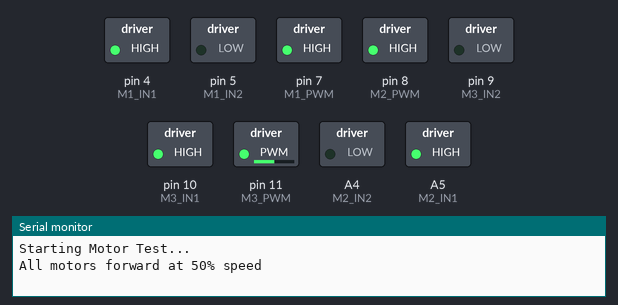
Simulated run of this sketch. Board: Arduino Uno, built with avr-gcc and run on an emulated ATmega328P. Shown: switched loads named in the sketch (green lamp = pin HIGH), the last lines printed to the serial monitor.

Above: at 0.05 s.
At 4.0 s:
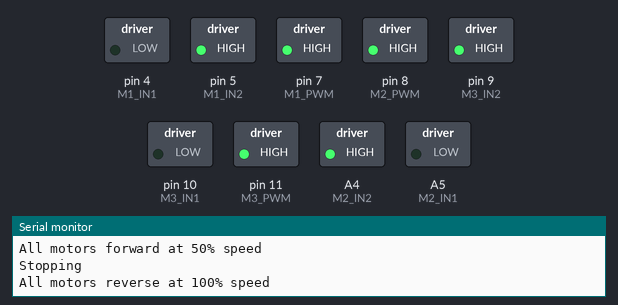
At 7.95 s:
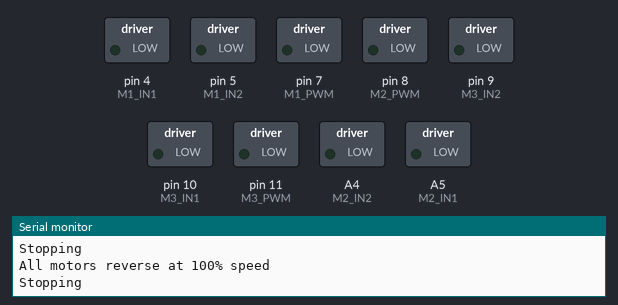
Timing chart, 0 to 10.4 s (numbered marks = the images above):
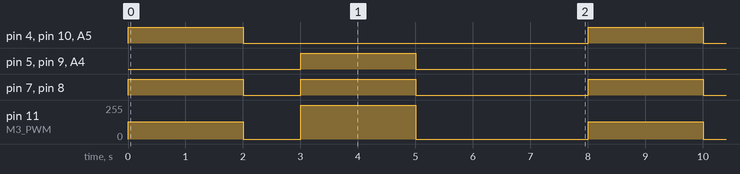

Measured:
- by itself, pin 4 (M1_IN1), pin 5 (M1_IN2), pin 9 (M3_IN2), pin 10 (M3_IN1), A4 (M2_IN2), A5 (M2_IN1): alternates HIGH for 2.0 s and LOW for 6.0 s
- by itself, pin 7 (M1_PWM), pin 8 (M2_PWM): repeats every 8.0 s: LOW 1.0 s, HIGH 2.0 s, LOW 3.0 s, HIGH 2.0 s
- by itself, pin 11 (M3_PWM): repeats every 8.0 s: 0/255 1.0 s, 255/255 2.0 s, 0/255 3.0 s, 128/255 2.0 s

The sketch:

SimpleTurn.ino
```cpp
// ==========================================
// PIN DEFINITIONS
// ==========================================

// Motor 1 (Driver 1 - Channel A)
const int M1_PWM = 7;
const int M1_IN1 = 4;
const int M1_IN2 = 5;

// Motor 2 (Driver 1 - Channel B)
const int M2_PWM = 8;
const int M2_IN1 = A5;
const int M2_IN2 = A4;

// Motor 3 (Driver 2 - Channel A)
const int M3_PWM = 11;
const int M3_IN1 = 10;
const int M3_IN2 = 9;

void setup() {
  Serial.begin(115200);
  Serial.println("Starting Motor Test...");

  // Set all motor control pins as OUTPUT
  pinMode(M1_PWM, OUTPUT);
  pinMode(M1_IN1, OUTPUT);
  pinMode(M1_IN2, OUTPUT);

  pinMode(M2_PWM, OUTPUT);
  pinMode(M2_IN1, OUTPUT);
  pinMode(M2_IN2, OUTPUT);

  pinMode(M3_PWM, OUTPUT);
  pinMode(M3_IN1, OUTPUT);
  pinMode(M3_IN2, OUTPUT);

  // Ensure all motors are stopped initially
  setMotor(1, 0);
  setMotor(2, 0);
  setMotor(3, 0);
}

void loop() {
  // --- TEST SEQUENCE ---

  Serial.println("All motors forward at 50% speed");
  setMotor(1, 128); // 128 is approx 50% of 255
  setMotor(2, 128);
  setMotor(3, 128);
  delay(2000);

  Serial.println("Stopping");
  setMotor(1, 0);
  setMotor(2, 0);
  setMotor(3, 0);
  delay(1000);

  Serial.println("All motors reverse at 100% speed");
  setMotor(1, -255);
  setMotor(2, -255);
  setMotor(3, -255);
  delay(2000);

  Serial.println("Stopping");
  setMotor(1, 0);
  setMotor(2, 0);
  setMotor(3, 0);
  delay(3000);
}

// ==========================================
// MOTOR CONTROL HELPER FUNCTION
// ==========================================
// motorNumber: 1, 2, or 3
// speed: -255 to 255 (negative = reverse)
void setMotor(int motorNumber, int speed) {
  int pwmPin, in1Pin, in2Pin;

  // Assign correct pins based on the motor selected
  if (motorNumber == 1) {
    pwmPin = M1_PWM; in1Pin = M1_IN1; in2Pin = M1_IN2;
  } else if (motorNumber == 2) {
    pwmPin = M2_PWM; in1Pin = M2_IN1; in2Pin = M2_IN2;
  } else if (motorNumber == 3) {
    pwmPin = M3_PWM; in1Pin = M3_IN1; in2Pin = M3_IN2;
  } else {
    return; // Invalid motor number
  }

  // Determine direction based on the sign of the speed
  bool in1State, in2State;

  if (speed > 0) {
    // Forward
    in1State = HIGH;
    in2State = LOW;
  } else if (speed < 0) {
    // Reverse
    in1State = LOW;
    in2State = HIGH;
    speed = -speed; // Make speed positive for analogWrite
  } else {
    // Stop (Brake)
    in1State = LOW;
    in2State = LOW;
  }

  // Ensure speed does not exceed max PWM value
  if (speed > 255) speed = 255;

  // Apply signals to the driver
  digitalWrite(in1Pin, in1State);
  digitalWrite(in2Pin, in2State);
  analogWrite(pwmPin, speed);
}
```
